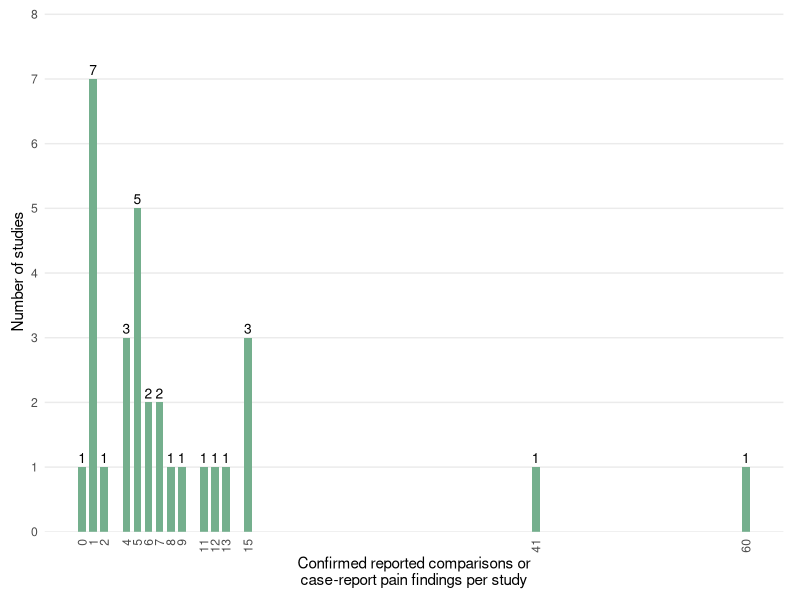

Generate this figure with R: (Note: this script raises an error after producing the figure.)
# Open menthol-scr.Rproj, then run this whole script.
# It describes confirmed reported comparisons and descriptive case-report pain
# findings, availability within the counted inventory, and registration.
# Figure 5 and the in-text quantities are saved in the Section 05 output folder.

suppressPackageStartupMessages({
  library(readr)
  library(dplyr)
  library(tidyr)
  library(ggplot2)
  library(patchwork)
})

# Category lists have labelled lines in the dictionary; explanatory prose is not parsed.
dictionary <- read_csv(
  file.path("data", "data_dictionary.csv"),
  col_types = cols(.default = col_character()),
  na = character(), show_col_types = FALSE
)
stop_for_problems(dictionary)
dictionary_values <- function(field, label = "Values") {
  if (!all(c("column_name", "format_or_allowed_values") %in% names(dictionary))) {
    stop("The dictionary is missing its field-name or allowed-values column.")
  }
  definition <- dictionary$format_or_allowed_values[dictionary$column_name == field]
  if (length(definition) != 1L || is.na(definition)) {
    stop("The dictionary must contain exactly one row for ", field, ".")
  }
  prefix <- paste0(label, ": ")
  lines <- strsplit(definition, "\n", fixed = TRUE)[[1]]
  list_line <- lines[startsWith(lines, prefix)]
  if (length(list_line) != 1L) {
    stop("The dictionary needs one '", label, "' list for ", field, ".")
  }
  values <- strsplit(substring(list_line, nchar(prefix) + 1L), "; ", fixed = TRUE)[[1]]
  if (!length(values) || any(!nzchar(values)) || any(values != trimws(values)) ||
      anyDuplicated(values) || any(grepl(";", values, fixed = TRUE))) {
    stop("The dictionary contains an invalid or repeated ", label, " entry for ", field, ".")
  }
  values
}

output_dir <- file.path("outputs", "05_topical_menthol_analgesic_efficacy")
count_fields <- c(
  "efficacy_result_count", "efficacy_effect_estimate_count",
  "efficacy_effect_estimate_with_precision_count"
)
required_columns <- c(
  "record_id", "first_author", "publication_year", "study_design",
  count_fields, "study_registration"
)
studies <- read_csv(
  file.path("data", "data_extraction_form.csv"),
  col_types = cols(.default = col_character()),
  na = character(), show_col_types = FALSE
)
stop_for_problems(studies)
if (!all(required_columns %in% names(studies))) {
  stop("The extraction form is missing a column needed for Section 05.")
}
studies <- studies |> select(all_of(required_columns))

# Check the few input rules that directly affect these summaries.
if (nrow(studies) == 0L || anyDuplicated(studies$record_id)) {
  stop("The extraction form must contain at least one study row and unique record_id values.")
}
if (any(is.na(studies)) || any(trimws(as.matrix(studies)) == "")) {
  stop("The extraction form contains a blank value.")
}
if (any(!grepl("^[0-9]{4}$", studies$publication_year)) ||
    any(studies$first_author %in% c("NI", "N/A"))) {
  stop("Each study needs a first-author name and a four-digit publication year.")
}
if (any(!grepl("^R([0-9]{3}|[1-9][0-9]{3,})$", studies$record_id)) ||
    any(studies$record_id == "R000")) {
  stop("record_id must use R001-style study identifiers.")
}
if (any(!grepl("^([0-9]+|NI)$", studies$efficacy_result_count)) ||
    any(!grepl("^([0-9]+|NI|N/A)$", studies$efficacy_effect_estimate_count)) ||
    any(!grepl("^([0-9]+|NI|N/A)$", studies$efficacy_effect_estimate_with_precision_count))) {
  stop("The efficacy counts must follow the integer, NI, and N/A dictionary rules.")
}
if (any(!studies$study_design %in% dictionary_values("study_design"))) {
  stop("study_design contains an unexpected value.")
}
case_report <- studies$study_design == "Case report"
if (any((studies$efficacy_effect_estimate_count == "N/A") != case_report) ||
    any((studies$efficacy_effect_estimate_with_precision_count == "N/A") != case_report)) {
  stop("Use paired N/A for descriptive case reports, independently of their first count.")
}
allowed_registration <- dictionary_values("study_registration")
registration_levels <- c(
  "Prospective", "Retrospective",
  "No sufficiently matched public registry record located", "Unresolved"
)
if (!setequal(allowed_registration, c(registration_levels[1:3], "NI"))) {
  stop("The registration categories have changed; update the Section 05 summaries and legend.")
}
if (any(!studies$study_registration %in% allowed_registration)) {
  stop("study_registration contains an unexpected value.")
}

studies <- studies |>
  mutate(
    across(all_of(count_fields), ~ as.double(na_if(na_if(.x, "NI"), "N/A"))),
    study_registration = if_else(study_registration == "NI", "Unresolved", study_registration),
    study_label = paste0(first_author, " (", publication_year, ") [", record_id, "]")
  )
if (any(!is.finite(as.matrix(studies[count_fields])) &
        !is.na(as.matrix(studies[count_fields])))) {
  stop("Efficacy counts must be finite whole numbers or permitted missingness values.")
}
if (any(studies$efficacy_effect_estimate_count > studies$efficacy_result_count, na.rm = TRUE) ||
    any(studies$efficacy_effect_estimate_with_precision_count >
          studies$efficacy_effect_estimate_count, na.rm = TRUE) ||
    any(studies$efficacy_effect_estimate_with_precision_count >
          studies$efficacy_result_count, na.rm = TRUE)) {
  stop("Counts must satisfy: with precision <= with estimate <= all results.")
}
non_cases <- studies |> filter(study_design != "Case report")
if (any(
  non_cases$efficacy_result_count == 0 &
    (is.na(non_cases$efficacy_effect_estimate_count) |
       non_cases$efficacy_effect_estimate_count != 0 |
       is.na(non_cases$efficacy_effect_estimate_with_precision_count) |
       non_cases$efficacy_effect_estimate_with_precision_count != 0), na.rm = TRUE
) || any(
  non_cases$efficacy_effect_estimate_count == 0 &
    (is.na(non_cases$efficacy_effect_estimate_with_precision_count) |
       non_cases$efficacy_effect_estimate_with_precision_count != 0), na.rm = TRUE
)) {
  stop("Zero comparisons require zero availability; zero estimates require zero precision.")
}
# NI does not cascade. Confirmed availability nevertheless establishes an
# available estimate and a counted comparison, so their counts cannot be NI.
if (any(
  is.na(non_cases$efficacy_result_count) &
    (non_cases$efficacy_effect_estimate_count > 0 |
       non_cases$efficacy_effect_estimate_with_precision_count > 0), na.rm = TRUE
) || any(
  is.na(non_cases$efficacy_effect_estimate_count) &
    non_cases$efficacy_effect_estimate_with_precision_count > 0, na.rm = TRUE
)) {
  stop("A confirmed available estimate or precision measure requires a positive count of its eligible comparisons.")
}
result_counts <- studies$efficacy_result_count[!is.na(studies$efficacy_result_count)]

# Coverage describes only the confirmed counted comparison inventory. A zero
# denominator is undefined, not All or None; case reports remain N/A.
coverage_levels <- c("All", "Some", "None", "No counted comparisons", "N/A", "Unresolved")
coverage_counts <- studies |>
  select(record_id, study_design, all_of(count_fields)) |>
  pivot_longer(all_of(count_fields[2:3]), names_to = "reporting_field", values_to = "available") |>
  mutate(
    reporting_field = factor(reporting_field, levels = count_fields[2:3]),
    coverage = case_when(
      study_design == "Case report" ~ "N/A",
      efficacy_result_count == 0 ~ "No counted comparisons",
      is.na(efficacy_result_count) | is.na(available) ~ "Unresolved",
      available == efficacy_result_count ~ "All",
      available == 0 ~ "None",
      TRUE ~ "Some"
    ),
    coverage = factor(coverage, levels = coverage_levels)
  ) |>
  count(reporting_field, coverage, name = "studies", .drop = FALSE)

registration_counts <- studies |>
  mutate(study_registration = factor(study_registration, levels = registration_levels)) |>
  count(study_registration, name = "studies", .drop = FALSE)
registration_labels <- studies |>
  filter(study_registration %in% c("Prospective", "Retrospective")) |>
  mutate(study_registration = factor(study_registration, levels = c("Prospective", "Retrospective"))) |>
  arrange(first_author, publication_year, record_id, .locale = "en") |>
  group_by(study_registration, .drop = FALSE) |>
  summarise(labels = if (n() == 0L) "None" else paste(study_label, collapse = "; "), .groups = "drop")

in_text_results <- bind_rows(
  tibble(
    result = c(
      "included_studies", "studies_with_unresolved_efficacy_result_count",
      "studies_with_multiple_efficacy_results", "median_efficacy_results_per_study",
      "mean_efficacy_results_per_study", "efficacy_results_per_study_iqr",
      "efficacy_results_per_study_range"
    ),
    value = as.character(c(
      nrow(studies), sum(is.na(studies$efficacy_result_count)), sum(result_counts > 1),
      if (length(result_counts)) median(result_counts) else "NI",
      if (length(result_counts)) sprintf("%.1f", mean(result_counts)) else "NI",
      if (length(result_counts)) {
        paste(quantile(result_counts, c(0.25, 0.75), names = FALSE), collapse = "–")
      } else "NI",
      if (length(result_counts)) paste(range(result_counts), collapse = "–") else "NI"
    ))
  ),
  coverage_counts |>
    transmute(
      result = paste0(
        if_else(reporting_field == count_fields[2], "effect_estimate", "precision"),
        "_coverage_",
        if_else(coverage == "N/A", "not_applicable",
                gsub(" ", "_", tolower(as.character(coverage)))),
        "_studies"
      ),
      value = as.character(studies)
    ),
  tibble(
    result = c(
      "prospectively_registered_studies", "retrospectively_registered_studies",
      "studies_with_no_sufficiently_matched_public_registry_record",
      "studies_with_unresolved_registration", "prospectively_registered_study_labels",
      "retrospectively_registered_study_labels"
    ),
    value = c(as.character(registration_counts$studies), registration_labels$labels)
  )
)

# A uses the natural numerical order; B uses coverage order; C uses frequency.
study_count_breaks <- function(limits) {
  breaks <- unique(round(scales::breaks_pretty(n = 5)(limits)))
  breaks[breaks >= 0]
}
coverage_colours <- c(
  All = "#74AF8D", Some = "#EEC979", None = "#D8806E",
  `No counted comparisons` = "#8BA3AA", `N/A` = "#3E5571", Unresolved = "#B7B7B7"
)
figure_theme <- theme_minimal(base_size = 11) +
  theme(
    panel.grid.minor = element_blank(),
    plot.title = element_text(face = "bold", size = 12),
    plot.tag = element_text(face = "bold"),
    plot.margin = margin(8, 12, 8, 8)
  )
frequency_counts <- studies |>
  filter(!is.na(efficacy_result_count)) |>
  count(efficacy_result_count, name = "studies")
panel_a <- ggplot(frequency_counts, aes(efficacy_result_count, studies)) +
  geom_col(fill = coverage_colours["All"], width = 0.7) +
  geom_text(aes(label = studies), vjust = -0.4, size = 3.5) +
  scale_x_continuous(breaks = frequency_counts$efficacy_result_count) +
  scale_y_continuous(
    breaks = scales::breaks_width(1), expand = expansion(mult = c(0, 0.15))
  ) +
  labs(x = "Confirmed reported comparisons or\ncase-report pain findings per study", y = "Number of studies") +
  figure_theme + theme(
    panel.grid.major.x = element_blank(),
    axis.text.x = element_text(angle = 90, hjust = 1, vjust = 0.5)
  )
if (length(result_counts) == 0L) {
  panel_a <- ggplot() +
    annotate("text", x = 0, y = 0, label = "No resolved counts of comparisons or case-report pain findings") +
    theme_void(base_size = 11) + theme(plot.margin = margin(8, 12, 8, 8))
}

coverage_plot_data <- coverage_counts |>
  filter(coverage != "Unresolved" | any(studies[coverage == "Unresolved"] > 0)) |>
  filter(coverage != "No counted comparisons" | any(studies[coverage == "No counted comparisons"] > 0)) |>
  mutate(
    coverage = factor(coverage, levels = rev(coverage_levels)),
    reporting = factor(
      reporting_field, levels = count_fields[2:3],
      labels = c("Effect estimate", "Effect estimate with precision")
    )
  )
panel_b <- ggplot(coverage_plot_data, aes(studies, coverage, fill = coverage, alpha = reporting)) +
  geom_col(position = position_dodge(width = 0.8, reverse = TRUE), width = 0.65, orientation = "y") +
  geom_text(
    aes(label = studies, group = reporting), position = position_dodge(width = 0.8, reverse = TRUE),
    hjust = -0.3, size = 3.5, alpha = 1
  ) +
  scale_fill_manual(values = coverage_colours, guide = "none") +
  scale_alpha_manual(values = c(1, 0.5)) +
  scale_x_continuous(breaks = study_count_breaks, expand = expansion(mult = c(0, 0.2))) +
  scale_y_discrete(labels = function(x) ifelse(
    x == "No counted comparisons", "No counted\ncomparisons", x
  )) +
  labs(title = "Availability within counted comparisons", x = "Number of studies", y = NULL, alpha = NULL) +
  figure_theme +
  theme(panel.grid.major.y = element_blank(), legend.position = "bottom") +
  guides(alpha = guide_legend(ncol = 1, override.aes = list(fill = "#555555")))

registration_plot_data <- registration_counts |>
  filter(study_registration != "Unresolved" | studies > 0) |>
  mutate(study_registration = as.character(study_registration)) |>
  arrange(desc(studies), study_registration, .locale = "en") |>
  mutate(study_registration = factor(study_registration, levels = rev(study_registration)))
panel_c <- ggplot(registration_plot_data, aes(studies, study_registration, fill = study_registration)) +
  geom_col(width = 0.65) +
  geom_text(aes(label = studies), hjust = -0.3, size = 3.5) +
  scale_fill_manual(values = setNames(
    unname(coverage_colours[c("All", "Some", "None", "Unresolved")]), registration_levels
  ), guide = "none") +
  scale_y_discrete(labels = c(
    Prospective = "Prospective", Retrospective = "Retrospective",
    `No sufficiently matched public registry record located` = "No sufficiently matched\npublic registry record\nlocated",
    Unresolved = "Unresolved"
  )) +
  scale_x_continuous(breaks = study_count_breaks, expand = expansion(mult = c(0, 0.15))) +
  labs(title = "Study registration", x = "Number of studies", y = NULL) +
  figure_theme + theme(panel.grid.major.y = element_blank())

# Keep one combined figure, with A above equally sized B and C panels.
figure_5 <- (panel_a / (panel_b | panel_c)) +
  plot_layout(heights = c(1, 1.2)) +
  plot_annotation(
    tag_levels = "a", tag_suffix = ".",
    caption = paste0(
      "Counts are confirmed minima; availability describes only the counted comparison inventory.\n",
      "Zero comparisons have no coverage denominator; N/A denotes descriptive case reports."
    ),
    theme = theme(plot.caption = element_text(hjust = 0, size = 9))
  )
dir.create(output_dir, recursive = TRUE, showWarnings = FALSE)
write_csv(in_text_results, file.path(output_dir, "in_text_results.csv"))
ggsave(
  file.path(output_dir, "figure_5_topical_menthol_analgesic_efficacy.png"), figure_5,
  device = ragg::agg_png, width = 10, height = 7.5, units = "in", dpi = 300,
  bg = "white"
)
